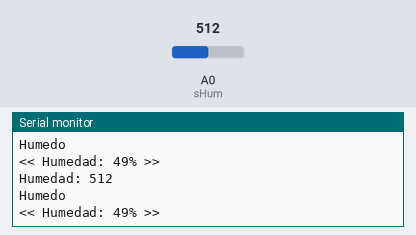
Simulated run of this sketch. Board: Arduino Uno, built with avr-gcc and run on an emulated ATmega328P. Parts: the last lines printed to the serial monitor. Inputs (shaded band) come from the test bench; at power-on: A0 (sHum) = 512.

Above: at 4.8 s.
4.9 s: A0 (sHum) set to 610
At 8.9 s:
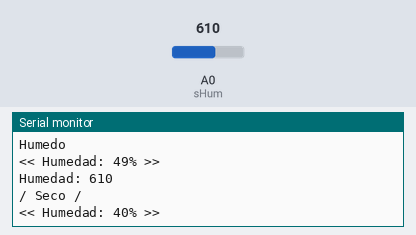
13.5 s: A0 (sHum) set to 360
At 16.5 s:
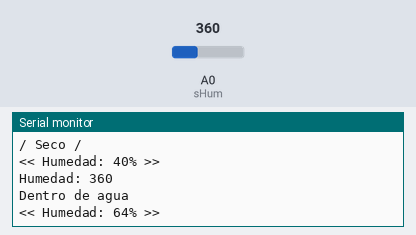
21.5 s: A0 (sHum) set to 1010
At 25.2 s:
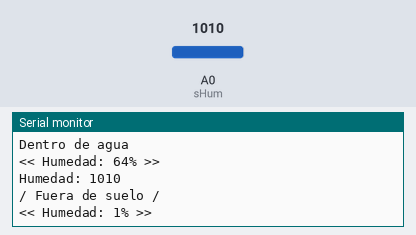
Timing chart, 0 to 26.7 s (numbered marks = the images above; inputs shaded):
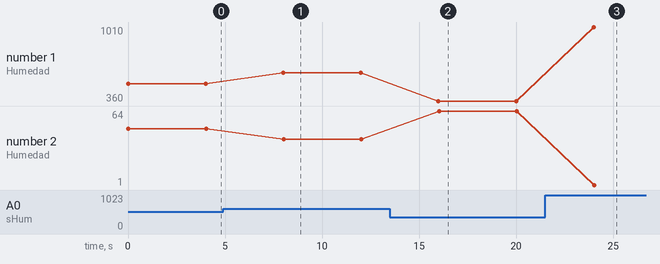

Measured:
- after the input at 4.9 s, the serial monitor: prints a new line after 3.1 s (image 1)
- after the input at 13.5 s, the serial monitor: prints a new line after 2.5 s (image 2)
- after the input at 21.5 s, the serial monitor: prints a new line after 2.5 s (image 3)
- plotted number 1: 512 → 610 after the input at 4.9 s, 610 → 360 after the input at 13.5 s, 360 → 1010 after the input at 21.5 s
- plotted number 2: 49 → 40 after the input at 4.9 s, 40 → 64 after the input at 13.5 s, 64 → 1 after the input at 21.5 s

The sketch:

Sensor_humedad.ino
```cpp
int sHum=0;
int hum;
int humP;

void setup()
{\
  Serial.begin(9600);
}

void loop()
{
  hum=analogRead(sHum);
  Serial.print("Humedad: ");
  Serial.println(hum);
  if(hum>=1000)                           // 0-Humedo   1023-Seco
  {
    Serial.println("/ Fuera de suelo /");
  }
  else if(hum<1000 && hum>=600)
  {
    Serial.println("/ Seco /");
  }
  else if(hum<600 && hum>=370)
  {
    Serial.println("Humedo");
  }
  else if(hum<370)
  {
    Serial.println("Dentro de agua");
  }
  humP=map(hum, 1023, 0, 0, 100);         // Convertir humedad a porcentaje
  Serial.print("<< Humedad: ");
  Serial.print(humP);
  Serial.println("% >>");
  delay(4000);
}
```
